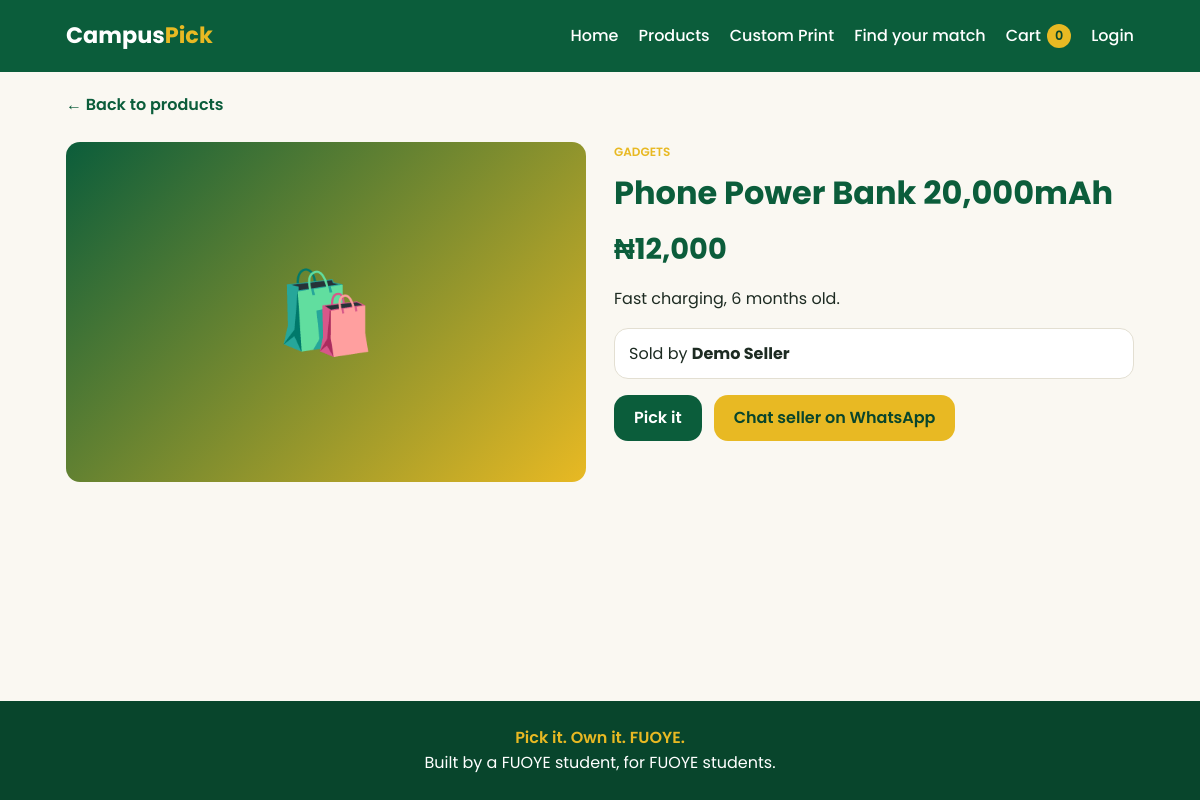
The app's page /product.php?id=3 with its own data.
### tables this page shows
CREATE TABLE `products` (
  `id` int(11) NOT NULL,
  `seller_id` int(11) NOT NULL,
  `name` varchar(150) NOT NULL,
  `description` text DEFAULT NULL,
  `price` decimal(10,2) NOT NULL,
  `category` varchar(50) DEFAULT NULL,
  `image` varchar(255) DEFAULT NULL,
  `created_at` timestamp NOT NULL DEFAULT current_timestamp()
);

CREATE TABLE `users` (
  `id` int(11) NOT NULL,
  `name` varchar(100) NOT NULL,
  `email` varchar(100) NOT NULL,
  `password` varchar(255) NOT NULL,
  `role` enum('buyer','seller') NOT NULL DEFAULT 'buyer',
  `phone` varchar(20) DEFAULT NULL,
  `created_at` timestamp NOT NULL DEFAULT current_timestamp()
);

### product.php (the view, shortened to what this page needs)
<?php
include 'includes/db.php';
include 'includes/header.php';
$id = (int)($_GET['id'] ?? 0);
$stmt = $conn->prepare(
  "SELECT p.id, p.name, p.description, p.price, p.category, p.image,
          u.name AS seller_name, u.phone
   FROM products p
   JOIN users u ON p.seller_id = u.id
   WHERE p.id = ?"
);
$stmt->bind_param("i", $id);
$stmt->execute();
$p = $stmt->get_result()->fetch_assoc();
?>
<main class="container">
<?php if (!$p): ?>
  <p class="empty">Product not found. <a class="back" href="products.php">Back to products</a></p>
<?php else:
  $msg = "Hi, I want to pick '" . $p['name'] . "' on CampusPick.";
  $wa  = "https://wa.me/" . preg_replace('/\D/', '', $p['phone']) . "?text=" . urlencode($msg);
?>
  <a class="back" href="products.php">&larr; Back to products</a>
  <div class="detail">
    <div class="detail-img">
      <?php if ($p['image']): ?>
        <img src="uploads/<?php echo htmlspecialchars($p['image']); ?>" alt="">
      <?php else: ?>🛍️<?php endif; ?>
    </div>
    <div class="detail-info">
      <div class="card-cat"><?php echo htmlspecialchars($p['category']); ?></div>
      <h1><?php echo htmlspecialchars($p['name']); ?></h1>
      <div class="detail-price">₦<?php echo number_format($p['price']); ?></div>
      <p><?php echo nl2br(htmlspecialchars($p['description'])); ?></p>
      <div class="detail-seller">Sold by <strong><?php echo htmlspecialchars($p['seller_name']); ?></strong></div>
      <div class="btn-row">
        <button class="btn btn-green add-to-cart"
                data-id="<?php echo (int)$p['id']; ?>"
                data-name="<?php echo htmlspecialchars($p['name']); ?>"
                data-price="<?php echo (float)$p['price']; ?>">Pick it</button>
        <a class="btn" href="<?php echo $wa; ?>" target="_blank">Chat seller on WhatsApp</a>
      </div>
    </div>
  </div>
<?php endif; ?>
</main>
<?php include 'includes/footer.php'; ?>

### css/style.css (style rules this page uses)
:root { --green: #0B5D3B; --green-dark: #08452c; --gold: #E8B923; --bg: #FAF8F2; --ink: #1d2b22; --white: #ffffff; --muted: #6b7a70; --line: #e3dfd2; --radius: 14px; --speed: 0.3s; --ease: cubic-bezier(0.4, 0, 0.2, 1); }
* { box-sizing: border-box; margin: 0; padding: 0; }
body { font-family: 'Poppins', sans-serif; background: var(--bg); color: var(--ink); line-height: 1.6; min-height: 100vh; display: flex; flex-direction: column; }
main { flex: 1; width: 100%; min-width: 0; }
a { color: inherit; text-decoration: none; }
.container { max-width: 1100px; margin: 0 auto; padding: 0 16px; }
.btn { display: inline-flex; align-items: center; justify-content: center; text-align: center; min-height: 44px; background: var(--gold); color: var(--green-dark); font: inherit; font-weight: 600; padding: 10px 20px; border: 0; border-radius: var(--radius); cursor: pointer; transition: transform var(--speed) var(--ease); }
.btn-green { background: var(--green); color: var(--white); }
.card-cat { font-size: 0.75rem; color: var(--gold); font-weight: 600; text-transform: uppercase; }
.back { display: inline-block; margin-top: 20px; color: var(--green); font-weight: 600; }
.detail { display: grid; grid-template-columns: 1fr 1fr; gap: 28px; margin-top: 24px; }
.detail-img { height: 340px; border-radius: var(--radius); background: linear-gradient(135deg, var(--green), var(--gold)); display: flex; align-items: center; justify-content: center; font-size: 5rem; overflow: hidden; }
.detail-info h1 { color: var(--green); margin: 6px 0; }
.detail-price { font-size: 1.8rem; font-weight: 700; color: var(--green); margin: 8px 0 14px; }
.detail-seller { background: var(--white); border: 1px solid var(--line); border-radius: var(--radius); padding: 12px 14px; margin: 16px 0; }
.btn-row { display: flex; gap: 12px; flex-wrap: wrap; }

### records on screen
products: category "GADGETS", name "Phone Power Bank 20,000mAh", price "12,000", description "Fast charging, 6 months old.", seller.name "Demo Seller"
